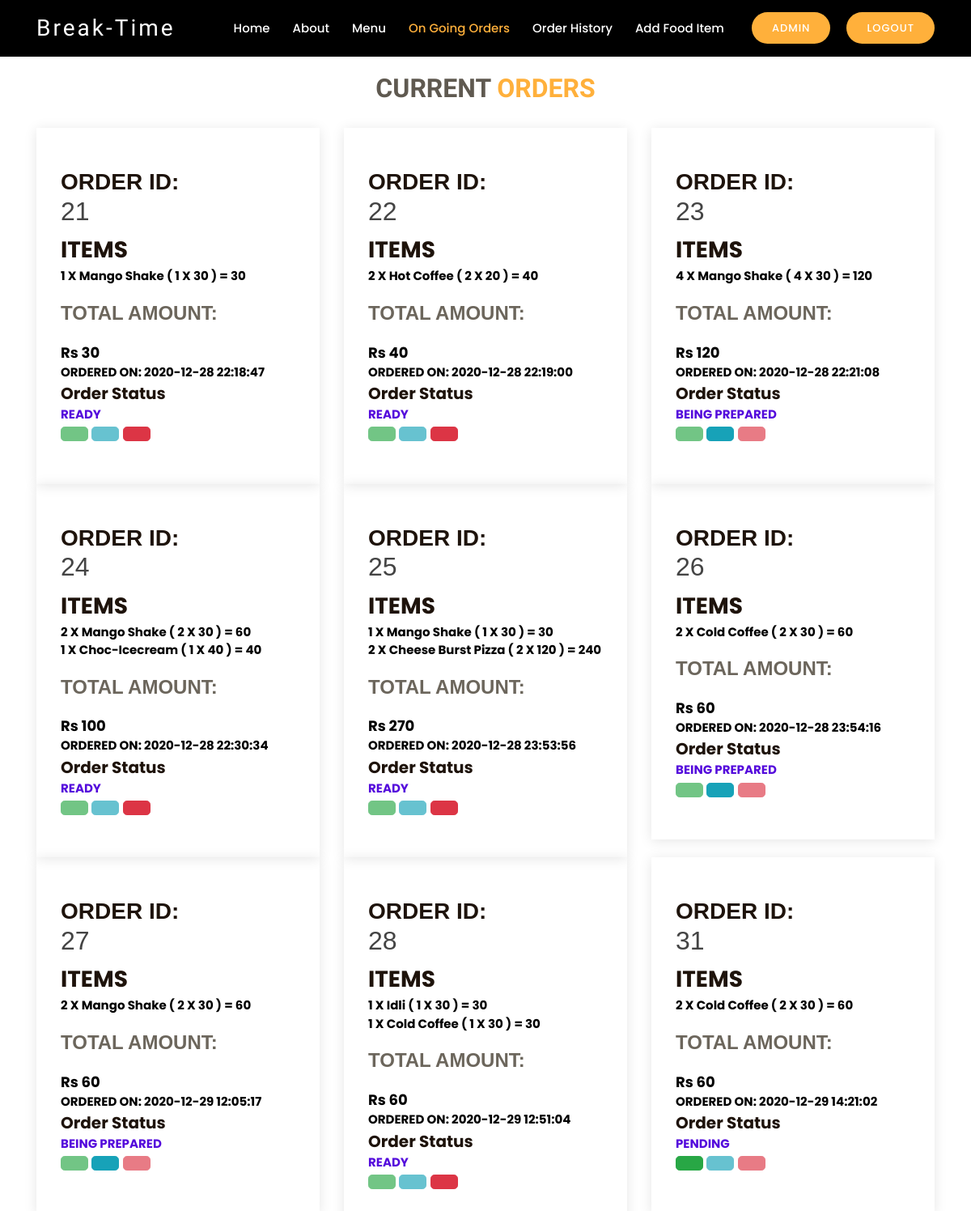
Screenshot of /onGoingOrder.php (signed in) with the database file from the repository.
### tables this page shows
CREATE TABLE `order_history` (
  `order_id` int(11) NOT NULL,
  `username` varchar(20) NOT NULL,
  `order_detail` varchar(1000) NOT NULL,
  `date` datetime NOT NULL DEFAULT current_timestamp(),
  `total_price` int(11) NOT NULL,
  `status` varchar(30) NOT NULL DEFAULT 'PENDING'
);

### onGoingOrder.php (the view, shortened to what this page needs)
<?php
$xyz="Login/Register";
if(isset($_SESSION['uname']))
{   $xyz=($_SESSION['uname']);
}
else{
	echo "<script> location.href='login.php'</script>";
}
$db = new DbConnect();
$con = $db->connect();
?>
<!DOCTYPE html>
<html lang="en">
<head>
  <link href="assets/vendor/bootstrap/css/bootstrap.min.css" rel="stylesheet">
  <link href="assets/vendor/icofont/icofont.min.css" rel="stylesheet">
  <link href="assets/vendor/boxicons/css/boxicons.min.css" rel="stylesheet">
  <link href="assets/vendor/animate.css/animate.min.css" rel="stylesheet">
  <link href="assets/vendor/venobox/venobox.css" rel="stylesheet">
  <link href="assets/vendor/owl.carousel/assets/owl.carousel.min.css" rel="stylesheet">
  <link href="assets/css/style.css" rel="stylesheet">
</head>
<body>
  <header style="background: black;" id="header" class="fixed-top d-flex align-items-center header-transparent">
    <div class="container d-flex align-items-center">
      <div class="logo mr-auto">
        <h1 class="text-light"><a href="index.php"><span>Break-Time</span></a></h1>
      </div>
      <nav class="nav-menu d-none d-lg-block">
        <ul>
          <li ><a href="index.php">Home</a></li>
          <li><a href="#about">About</a></li>
          <li><a href="menu.php">Menu</a></li>
          <?php
            if($xyz=="admin"){
              echo "
            <li class=\"active\"><a href=\"onGoingOrder.php\">On Going Orders</a></li>
            <li ><a href=\"order_history.php\">Order History</a></li>
            <li ><a href=\"addFoodItem.php\">Add Food Item</a></li>
          ";
            }
            else{
              echo " <li><a href=\"order.php\">Order Food</a></li>
              <li ><a href=\"order_history.php\">Order History</a></li>
             ";
            }
          ?>
          <li class="book-a-table text-center"><a href="login.php"><?php echo $xyz?></a></li>
          <?php
          if(isset($_SESSION['uname']))
          {
             echo "<li class=\"book-a-table text-center\"><a href=\"index.php?logout=true\">Logout</a></li>";
          }
          ?>
        </ul>
      </nav>
    </div>
  </header>
  <section style="margin-top:15px;" id="why-us\" class="why-us">
      <div class="container">
        <div class="section-title">
          <h2 style="font-family: Yellowtail script=latin rev=2;">CURRENT <span>ORDERS</span></h2>
           </div>
        <div class="row">
                <?php
                $uname=$_SESSION['uname'];
                if($xyz=="admin"){
                  $sql="SELECT * FROM `order_history`WHERE `status`='PENDING' or `status`='BEING PREPARED' or `status`='READY' ;";
                }
                else{
                $sql="SELECT * FROM `order_history` WHERE `username`='$uname';";
                }
                $result= mysqli_query($con,$sql);
              while($row=mysqli_fetch_assoc($result)){
                  template($row['order_id'],$row['total_price'],$row['order_detail'],$row['date'],$row['status']);
              }
              function template($order_id,$total_amt,$ing,$date,$status){
                $x="";
                $y="disabled";
                $z="disabled";
                if($status=="BEING PREPARED")
                {  $x="disabled";
                  $y="";
                  $z="disabled";
                }
                else
                if($status=="READY"){
                  $x="disabled";
                  $y="disabled";
                  $z="";
                }
                else
                if($status=="COMPLETED")
                  $z="disabled";
                echo "
                <div class=\"col-lg-4 mt-4 mt-lg-0\">
                    <div class=\"box\">
                      <h2 style=\"font-family: Verdana, Geneva, Tahoma, sans-serif;\"><span>ORDER ID:</span> $order_id</h2>
                      <span>ITEMS</span>
                      <strong><p style=\"color:#000;\"> $ing</p></strong>
                      <h4 style=\"font-family: Verdana, Geneva, Tahoma, sans-serif;\">TOTAL AMOUNT:  </h4>
                      <span style=\"font-size: large; color:#000;\">Rs $total_amt</span>
                      <strong><p style=\"color:#000;\">ORDERED ON: $date</p></strong>
                      <span style=\"font-size:20px;\">Order Status </span>
                      <span id=\"$order_id status\"style=\"color:#540ADC; font-size:15px;\">$status</span>
                      <button type=\"button\"
                      $x
                      onclick=\"btnAcceptClicked($order_id,'BEING PREPARED','$order_id btnAccept')\" id=\"$order_id btnAccept\" class=\"btn btn-success btn-circle btn-lg\"><i class=\"glyphicon glyphicon-link\"></i></button>
                      <button type=\"button\"
                      $y
                      id=\"$order_id btnReady\" onclick=\"btnAcceptClicked($order_id,'READY','$order_id btnReady')\"
                      class=\"btn btn-info btn-circle btn-lg\"><i class=\"glyphicon glyphicon-ok\"></i></button>
                      <button type=\"button\"
                      $z
                      onclick=\"btnAcceptClicked($order_id,'COMPLETED','$order_id btnComplete')\"
                      id=\"$order_id btnComplete\" class=\"btn btn-danger btn-circle btn-lg\"><i class=\"glyphicon glyphicon-remove\"></i></button>
                    </div>
                </div>
              ";
      }
      ?>
      </div>
</div>
</section>
<br> <br> <br> <br> <br> <br> <br> <br> <br> <br> <br> <br> <br> <br> <br> <br> <br>
<br>
</body>
</html>

### assets/css/style.css (style rules this page uses)
body { font-family: "Poppins", sans-serif; color: #444444; }
a { color: #ffb03b; }
h1, h2, h3, h4, h5, h6 { font-family: "Satisfy", sans-serif; }
#header { height: 70px; z-index: 997; transition: all 0.5s; padding: 10px 0; background: rgba(26, 24, 22, 0.85); }
#header.header-transparent { background: transparent; }
#header .logo h1 { font-size: 28px; margin: 0; line-height: 1; font-weight: 400; letter-spacing: 3px; }
#header .logo h1 a, #header .logo h1 a:hover { color: #fff; text-decoration: none; }
.nav-menu, .nav-menu * { margin: 0; padding: 0; list-style: none; }
.nav-menu > ul > li { position: relative; white-space: nowrap; float: left; }
.nav-menu a { display: block; position: relative; color: white; padding: 9px 14px; transition: 0.3s; font-size: 15px; font-weight: 500; font-family: "Poppins", sans-serif; }
.nav-menu a:hover, .nav-menu .active > a, .nav-menu li:hover > a { color: #ffb03b; text-decoration: none; }
.nav-menu .book-a-table a { background: #ffb03b; color: #fff; border-radius: 50px; margin: 0 0 0 20px; padding: 10px 25px; text-transform: uppercase; font-size: 13px; font-weight: 500; letter-spacing: 1px; transition: 0.3s; }
.mobile-nav { position: fixed; top: 55px; right: 15px; bottom: 15px; left: 15px; z-index: 9999; overflow-y: auto; background: #fff; transition: ease-in-out 0.2s; opacity: 0; visibility: hidden; border-radius: 10px; padding: 10px 0; }
.mobile-nav * { margin: 0; padding: 0; list-style: none; }
.mobile-nav a { display: block; position: relative; color: #433f39; padding: 10px 20px; font-weight: 500; outline: none; }
.mobile-nav a:hover, .mobile-nav .active > a, .mobile-nav li:hover > a { color: #ffb03b; text-decoration: none; }
.mobile-nav .book-a-table a { background: #ffb03b; color: #fff; border-radius: 50px; margin: 0 0 0 20px; padding: 10px 25px; text-transform: uppercase; font-size: 13px; font-weight: 500; letter-spacing: 1px; transition: 0.3s; display: inline-block; }
section { padding: 60px 0; }
.section-title { text-align: center; padding-bottom: 30px; }
.section-title h2 { margin: 15px 0 0 0; font-size: 32px; font-weight: 700; color: #5f5950; }
.section-title h2 span { color: #ffb03b; }
.why-us .box { padding: 50px 30px; box-shadow: 0px 2px 15px rgba(0, 0, 0, 0.1); transition: all ease-in-out 0.3s; }
.why-us .box span { display: block; font-size: 28px; font-weight: 700; color: #1E130B; }
.why-us .box h4 { font-size: 24px; font-weight: 600; padding: 0; margin: 20px 0; color: #6c665c; }
.why-us .box p { color: #aaaaaa; font-size: 15px; margin: 0; padding: 0; }

### rows the page displays
order_history: order_id "21", order_detail "1 X Mango Shake ( 1 X 30 ) = 30", total_price "30", date "2020-12-28 22:18:47", status "READY"
order_history: order_id "22", order_detail "2 X Hot Coffee ( 2 X 20 ) = 40", total_price "40", date "2020-12-28 22:19:00", status "READY"
order_history: order_id "23", order_detail "4 X Mango Shake ( 4 X 30 ) = 120", total_price "120", date "2020-12-28 22:21:08", status "BEING PREPARED"
order_history: order_id "24", order_detail "2 X Mango Shake ( 2 X 30 ) = 60 1 X Choc-Icecream ( 1 X 40 ) = 40", total_price "100", date "2020-12-28 22:30:34", status "READY"
order_history: order_id "25", order_detail "1 X Mango Shake ( 1 X 30 ) = 30 2 X Cheese Burst Pizza ( 2 X 120 ) = 240", total_price "270", date "2020-12-28 23:53:56", status "READY"
order_history: order_id "26", order_detail "2 X Cold Coffee ( 2 X 30 ) = 60", total_price "60", date "2020-12-28 23:54:16", status "BEING PREPARED"
order_history: order_id "27", order_detail "2 X Mango Shake ( 2 X 30 ) = 60", total_price "60", date "2020-12-29 12:05:17", status "BEING PREPARED"
order_history: order_id "28", order_detail "1 X Idli ( 1 X 30 ) = 30 1 X Cold Coffee ( 1 X 30 ) = 30", total_price "60", date "2020-12-29 12:51:04", status "READY"
order_history: order_id "31", order_detail "2 X Cold Coffee ( 2 X 30 ) = 60", total_price "60", date "2020-12-29 14:21:02", status "PENDING"

### other values shown
$xyz "ADMIN"
